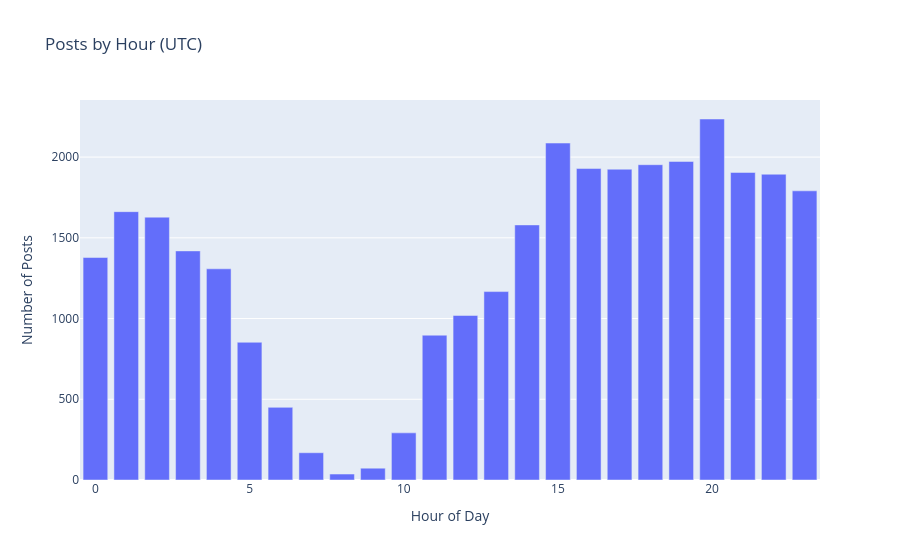

Write notebook code for a chart like this one.
### Code cell
px.bar(
    posts_per_hour_utc,
    labels={"index": "Hour of Day", "value": "Number of Posts"},
    title="Posts by Hour (UTC)",
).update_layout(showlegend=False)

### Figure 1 — Plotly figure (JSON) as saved in the notebook; plotly's stock layout.template omitted (floating-point values rounded to 4 significant figures)
{"data": [{"alignmentgroup": "True", "hovertemplate": "variable=created_hour<br>Hour of Day=%{x}<br>Number of Posts=%{y}<extra></extra>", "legendgroup": "created_hour", "marker": {"color": "#636efa", "pattern": {"shape": ""}}, "name": "created_hour", "offsetgroup": "created_hour", "orientation": "v", "showlegend": true, "textposition": "auto", "type": "bar", "x": [0, 1, 2, 3, 4, 5, 6, 7, 8, 9, 10, 11, 12, 13, 14, 15, 16, 17, 18, 19, 20, 21, 22, 23], "xaxis": "x", "y": [1378, 1662, 1628, 1419, 1308, 853, 450, 169, 37, 73, 292, 897, 1019, 1167, 1580, 2087, 1929, 1925, 1953, 1973, 2236, 1905, 1894, 1791], "yaxis": "y"}], "layout": {"barmode": "relative", "legend": {"title": {"text": "variable"}, "tracegroupgap": 0}, "showlegend": false, "title": {"text": "Posts by Hour (UTC)"}, "xaxis": {"anchor": "y", "domain": [0, 1], "title": {"text": "Hour of Day"}}, "yaxis": {"anchor": "x", "domain": [0, 1], "title": {"text": "Number of Posts"}}}}
